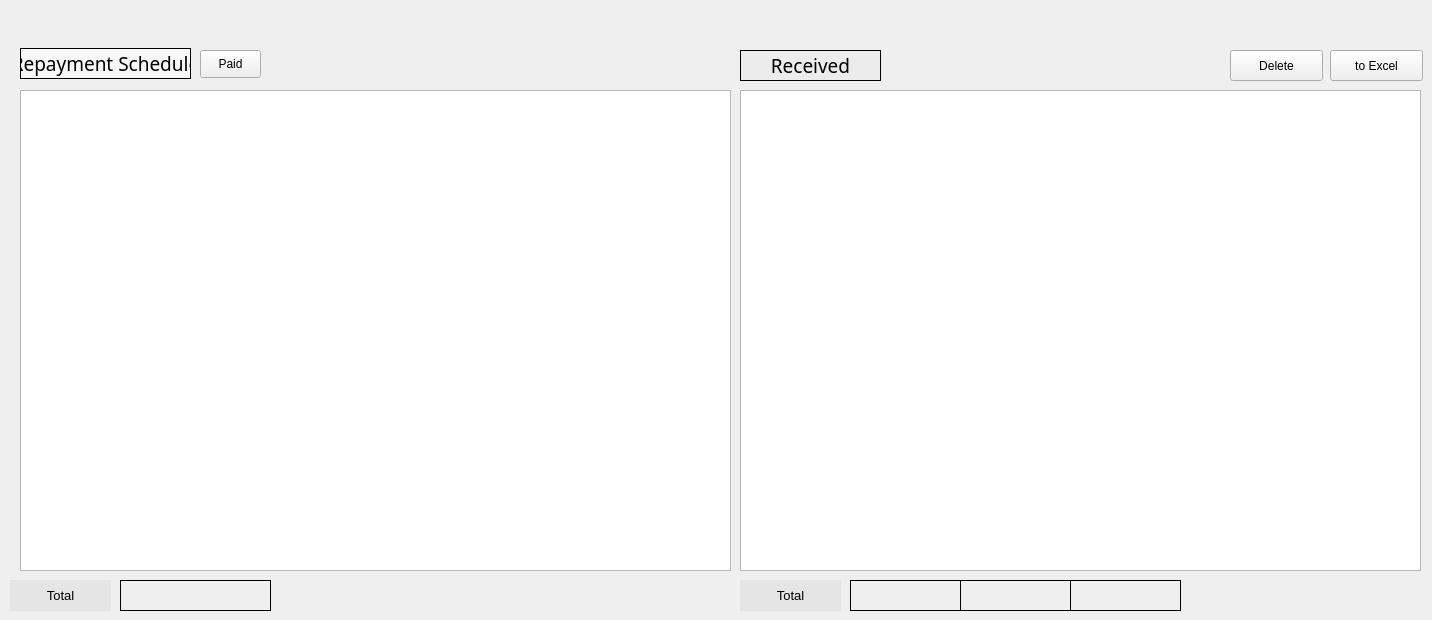
    <widget class="QWidget" name="tab_2">
     <attribute name="title">
      <string>Repayment Management</string>
     </attribute>
     <widget class="QPushButton" name="toExcelButton">
      <property name="geometry">
       <rect>
        <x>1330</x>
        <y>50</y>
        <width>93</width>
        <height>31</height>
       </rect>
      </property>
      <property name="text">
       <string>to Excel</string>
      </property>
     </widget>
     <widget class="QLabel" name="totalLabel2">
      <property name="geometry">
       <rect>
        <x>850</x>
        <y>580</y>
        <width>111</width>
        <height>31</height>
       </rect>
      </property>
      <property name="frameShape">
       <enum>QFrame::Box</enum>
      </property>
      <property name="text">
       <string/>
      </property>
      <property name="alignment">
       <set>Qt::AlignCenter</set>
      </property>
     </widget>
     <widget class="QLabel" name="label_47">
      <property name="geometry">
       <rect>
        <x>740</x>
        <y>50</y>
        <width>141</width>
        <height>31</height>
       </rect>
      </property>
      <property name="font">
       <font>
        <family>Agency FB</family>
        <pointsize>14</pointsize>
       </font>
      </property>
      <property name="styleSheet">
       <string notr="true">background-color:rgb(236, 236, 236)</string>
      </property>
      <property name="frameShape">
       <enum>QFrame::Box</enum>
      </property>
      <property name="text">
       <string>Received</string>
      </property>
      <property name="alignment">
       <set>Qt::AlignCenter</set>
      </property>
     </widget>
     <widget class="QPushButton" name="deleteButton">
      <property name="geometry">
       <rect>
        <x>1230</x>
        <y>50</y>
        <width>93</width>
        <height>31</height>
       </rect>
      </property>
      <property name="text">
       <string>Delete</string>
      </property>
     </widget>
     <widget class="QLabel" name="label_16">
      <property name="geometry">
       <rect>
        <x>20</x>
        <y>48</y>
        <width>171</width>
        <height>31</height>
       </rect>
      </property>
      <property name="font">
       <font>
        <family>Agency FB</family>
        <pointsize>14</pointsize>
       </font>
      </property>
      <property name="styleSheet">
       <string notr="true">background-color:rgb(247, 247, 247)</string>
      </property>
      <property name="frameShape">
       <enum>QFrame::Box</enum>
      </property>
      <property name="text">
       <string>Repayment Schedule</string>
      </property>
      <property name="alignment">
       <set>Qt::AlignCenter</set>
      </property>
     </widget>
     <widget class="QLabel" name="totalLabel4">
      <property name="geometry">
       <rect>
        <x>1070</x>
        <y>580</y>
        <width>111</width>
        <height>31</height>
       </rect>
      </property>
      <property name="frameShape">
       <enum>QFrame::Box</enum>
      </property>
      <property name="text">
       <string/>
      </property>
      <property name="alignment">
       <set>Qt::AlignCenter</set>
      </property>
     </widget>
     <widget class="QPushButton" name="paidButton">
      <property name="geometry">
       <rect>
        <x>200</x>
        <y>50</y>
        <width>61</width>
        <height>28</height>
       </rect>
      </property>
      <property name="font">
       <font>
        <pointsize>9</pointsize>
       </font>
      </property>
      <property name="text">
       <string>Paid</string>
      </property>
     </widget>
     <widget class="QLabel" name="totalLabel3">
      <property name="geometry">
       <rect>
        <x>960</x>
        <y>580</y>
        <width>111</width>
        <height>31</height>
       </rect>
      </property>
      <property name="frameShape">
       <enum>QFrame::Box</enum>
      </property>
      <property name="text">
       <string/>
      </property>
      <property name="alignment">
       <set>Qt::AlignCenter</set>
      </property>
     </widget>
     <widget class="QLabel" name="totalLabel1">
      <property name="geometry">
       <rect>
        <x>120</x>
        <y>580</y>
        <width>151</width>
        <height>31</height>
       </rect>
      </property>
      <property name="frameShape">
       <enum>QFrame::Box</enum>
      </property>
      <property name="text">
       <string/>
      </property>
      <property name="alignment">
       <set>Qt::AlignCenter</set>
      </property>
     </widget>
     <widget class="QLabel" name="label_51">
      <property name="geometry">
       <rect>
        <x>10</x>
        <y>580</y>
        <width>101</width>
        <height>31</height>
       </rect>
      </property>
      <property name="font">
       <font>
        <pointsize>10</pointsize>
       </font>
      </property>
      <property name="styleSheet">
       <string notr="true">background-color:rgb(229, 229, 229)</string>
      </property>
      <property name="text">
       <string>Total</string>
      </property>
      <property name="alignment">
       <set>Qt::AlignCenter</set>
      </property>
     </widget>
     <widget class="QLabel" name="label_124">
      <property name="geometry">
       <rect>
        <x>740</x>
        <y>580</y>
        <width>101</width>
        <height>31</height>
       </rect>
      </property>
      <property name="font">
       <font>
        <pointsize>10</pointsize>
       </font>
      </property>
      <property name="styleSheet">
       <string notr="true">background-color:rgb(229, 229, 229)</string>
      </property>
      <property name="text">
       <string>Total</string>
      </property>
      <property name="alignment">
       <set>Qt::AlignCenter</set>
      </property>
     </widget>
     <widget class="QTableView" name="repaymentScheduleTable">
      <property name="geometry">
       <rect>
        <x>20</x>
        <y>90</y>
        <width>711</width>
        <height>481</height>
       </rect>
      </property>
     </widget>
     <widget class="QTableView" name="receivedTable">
      <property name="geometry">
       <rect>
        <x>740</x>
        <y>90</y>
        <width>681</width>
        <height>481</height>
       </rect>
      </property>
     </widget>
    </widget>
